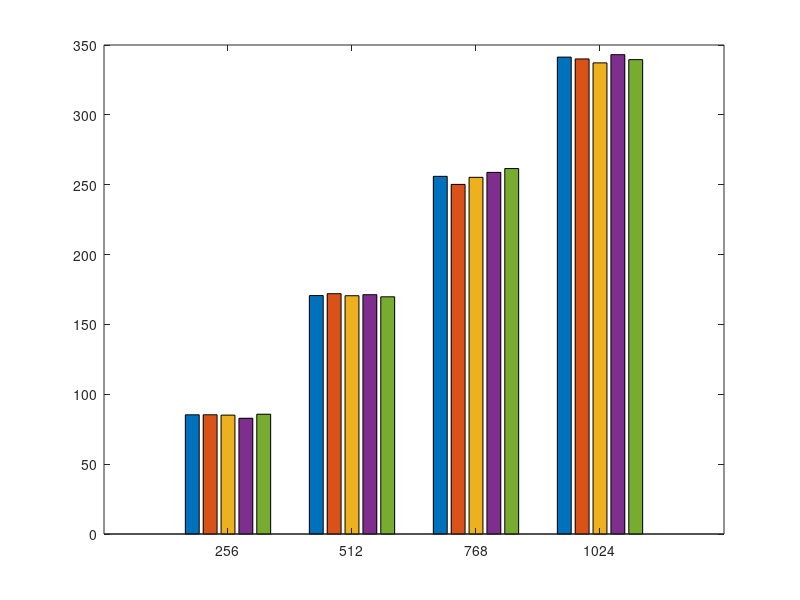

The MATLAB source for this figure: (Note: this script raises an error after producing the figure.)
clear; close all; clc
textSize = 16;

% Actual
% Eavesdropping (n4) IS 256 512 768 1024
% Inference (n3) IS 256 512 768 1024
% Imitation (e1) IS 256 512 768 1024
% Stalking (e2) IS 256 512 768 1024

epiImpBMRis = [(256^2-1)/3/256 (512^2-1)/3/512 (768^2-1)/3/768 (1024^2-1)/3/1024; 
    85.34895833 172.00837054 250.228125 340.02473958;
    85.09140625 170.54631696 255.29817708 337.20638021;
    82.83359375 171.29659598 258.82838542 343.09049479;
    85.74192708 169.78097098 261.56901042 339.53580729];
kle = [5, 6, 7, 8];

epiImpBMRis = epiImpBMRis';

figure(31)
bar(kle, epiImpBMRis, 'grouped')
hold on
xticklabels({'256','512','768','1024'})
ax = gca;
ax.YAxis.FontSize = 14;
ax.XAxis.FontSize = 14;
ax.YAxis.FontWeight = 'bold';
ax.XAxis.FontWeight = 'bold';
ax.LineWidth = 1;
ylim([0 700])
yticks(0:100:700)
legend('Random Guess Attack Theo.', 'Random Guess Attack',...
    'Inference Attack', 'Imitation Attack', 'Stalking Attack', ...
    'FontSize',textSize, 'FontWeight','bold', 'Location','northeast')
xlabel('Number of Episodes', 'FontSize', 15, 'FontWeight','bold')
ylabel('Average Difference', 'FontSize',15, 'FontWeight','bold')
grid on

% fsize = 8;
% for i=1:length(epiImpBMRis)
%     text(kle(i)-0.3,epiImpBMRis(i,1),strcat(num2str(epiImpBMRis(i,1), '%.3g')), 'FontWeight','bold', 'HorizontalAlignment', 'center', 'VerticalAlignment', 'bottom', 'FontSize', fsize)
%     text(kle(i)-0.1,epiImpBMRis(i,2),strcat(num2str(epiImpBMRis(i,2), '%.3g')), 'FontWeight','bold', 'HorizontalAlignment', 'center', 'VerticalAlignment', 'bottom', 'FontSize', fsize)
%     text(kle(i)+0.1,epiImpBMRis(i,3),strcat(num2str(epiImpBMRis(i,3), '%.3g')), 'FontWeight','bold', 'HorizontalAlignment', 'center', 'VerticalAlignment', 'bottom', 'FontSize', fsize)
%     text(kle(i)+0.3,epiImpBMRis(i,4),strcat(num2str(epiImpBMRis(i,4), '%.3g')), 'FontWeight','bold', 'HorizontalAlignment', 'center', 'VerticalAlignment', 'bottom', 'FontSize', fsize)
% end

print('dists2','-depsc')
